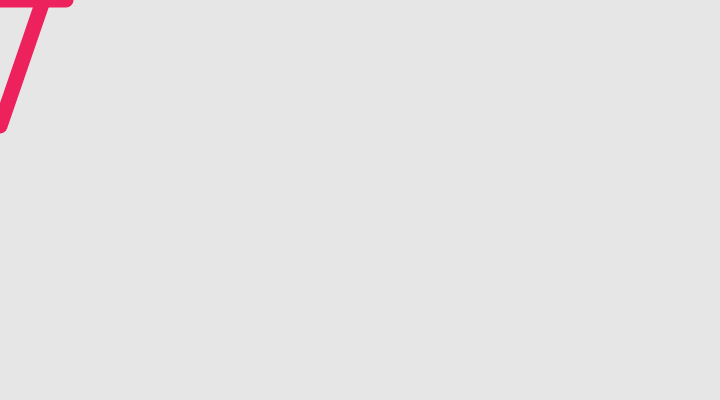
Frame 1 (no input)
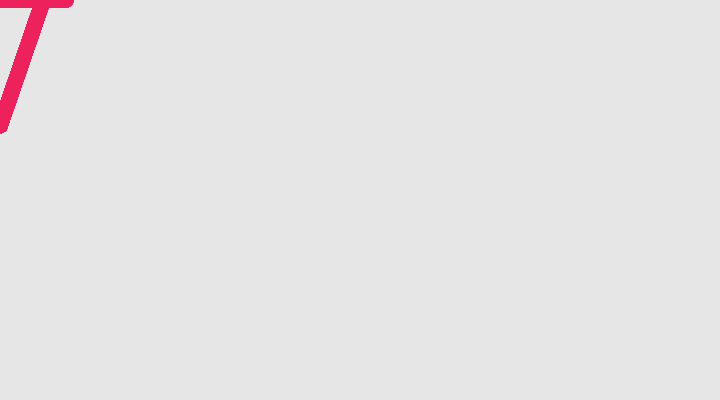
Frame 60 (no input)
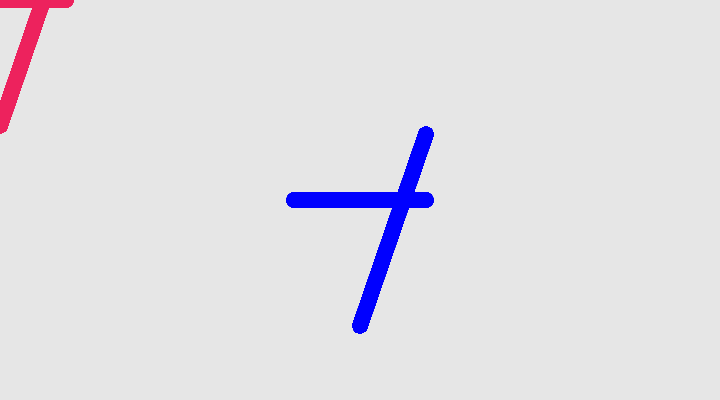
Frame 120 (the mouse pressed at the canvas centre since frame 60)

The p5.js sketch that drew these frames (run headless with seeded random() and noise() and a simulated clock; from frame 60 on, the mouse is pressed at the canvas centre):

// p5.js sketch
// ── sketch.js
function setup() {
  createCanvas(720, 400);
  background(230);
  strokeWeight(15);
}

function draw() {
  if (mouseIsPressed) {
    stroke(0,0,500);
  } else {
    stroke(237, 34, 93);
  }
  line(mouseX - 66, mouseY, mouseX + 66, mouseY);
  line(mouseX+66, mouseY - 66, mouseX, mouseY + 66+60);
}
